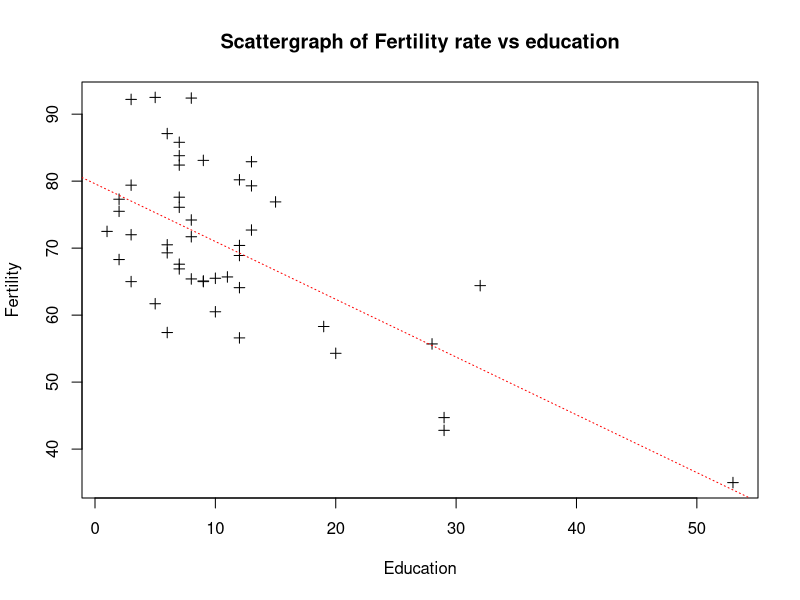

Generate this figure with R:
#CS1B Y2 Assignment

#-------------------------------------------------------------
#Y2.1
#-------------------------------------------------------------

#(i) Test equal variances

A <- c(55.4,53.2,56.0,50.1,51.8)
B <- c(49.2,47.9,52.2,50.8,48.3)

var.test(A,B)

#p-value of 0.5576
#Insufficient evidence to reject H0.  Variances equal.

#(ii) Test whether mean of A greater than mean of B

#Since the variances can be considered equal - use the equal variance t test

t.test(A,B,var.equal=TRUE,alt="greater")

#p-value of 0.01446
#Sufficient evidence to reject H0.  Brand A covers a greater area than Brand B.

#(iii) Non-parametric test

ObsT <- mean(A)-mean(B)
ObsT

results <- c(A,B)

index <- 1:length(results)

p<-combn(index,length(A))

n <- ncol(p)

dif<-rep(0,n)

for (i in 1:n) 
{dif[i]<-mean(results[p[,i]])-mean(results[-p[,i]])}

length(dif[dif>=ObsT])/length(dif)

#empirical p-value is 0.01984127
#Sufficient evidence to reject H0.  Brand A covers a greater area than Brand B.

#-------------------------------------------------------------
#Y2.2
#-------------------------------------------------------------

#distribution variance
dvar <- 400

#prior mean and variance
pmean <- 270
pvar <- 225

#number of years
n <- 5

xp <- rep(0,1000)
set.seed(13)
for (i in 1:1000)
{mu <- rnorm(1,pmean,sqrt(pvar))
x <- rnorm(n,mu,sqrt(dvar))
xp[i] <- (sum(x)/dvar + pmean/pvar)/(n/dvar + 1/pvar)}

mean(xp)

#answer:269.2377

#-------------------------------------------------------------
#Y2.3
#-------------------------------------------------------------

#(i) correlation

cor(swiss,method="spearman")

# Agriculture 0.2426643, Examination -0.66090300, Education -0.44325769,  
# Catholic 0.41364556, Infant.Mortality  0.4371367

#(ii) Scattergraph

attach(swiss)
plot(Education,Fertility,pch=3,main="Scattergraph of Fertility rate vs education")

#(iii)(a) Fit linear regression model

model <- lm(Fertility~Education)
summary(model)

#intercept parameter = 79.6101 and slope parameter = -0.8624
#The p-values are both very significant indicating that the parameters are non-zero

#(iii)(b) Add regression line

abline(model,col="red",lty=3)

#(iii)(c) Problem with model

#R2 = 0.4406   (adjusted R2 = 0.4282)

#The low coefficient of determination is due to the large spread of results
#There are also very few provinces with high levels of education 

#(iv) Residual and 90% confidence interval for 42nd province

resid(model)[42]

#answer: 12.38515

#90% confidence interval
newdata <- data.frame(Agriculture=17.6,Examination=35,Education=32,Catholic=16.92,Infant.Mortality=23.0)

#or since it only has Education in the model we could use:
newdata <-data.frame(Education=32)

predict(model,newdata,interval="prediction",level=0.9)

#answer: (35.2, 68.8)

#(v) Forward selection

#starting model: Education with adjusted R2 = 0.4282

#add 2nd covariate
fit1a <- update(model,.~.+Agriculture)
summary(fit1a)
#adjusted R2 = 0.4242 worse

fit1b <- update(model,.~.+Catholic)
summary(fit1b)
#adjusted R2 = 0.5552 best

fit1c <- update(model,.~.+Examination)
summary(fit1c)
#adjusted R2 = 0.483 better

fit1d <- update(model,.~.+Infant.Mortality)
summary(fit1d)
#adjusted R2 = 0.545 better

#so fit1b improves the adjusted R2 the most and has all parameters significant

#add 3rd covariate
fit2a <- update(fit1b,.~.+Agriculture)
summary(fit2a)
#adjusted R2 = 0.6173 better

fit2b <- update(fit1b,.~.+Examination)
summary(fit2b)
#adjusted R2 = 0.5452 better

fit2c <- update(fit1b,.~.+Infant.Mortality)
summary(fit2c)
#adjusted R2 = 0.639 best

#so fit2c improves the adjusted R2 the most and has all parameters significant

#add 4th covariate
fit3a <- update(fit2c,.~.+Agriculture)
summary(fit3a)
#adjusted R2 = 0.6707 best

fit3b <- update(fit2c,.~.+Examination)
summary(fit3b)
#adjusted R2 = 0.6319 worse

#so fit3a improves the adjusted R2 the most and has all parameters significant

#add 5th covariate
fit4a <- update(fit3a,.~.+Examination)
summary(fit4a)
#adjusted R2 = 0.671 marginally better - but not all parameters significant

#add first Education interaction term
fit5a <- update(fit3a,.~.+Education:Agriculture)
summary(fit5a)
#adjusted R2 = 0.6628 worse

fit5b <- update(fit3a,.~.+Education:Catholic)
summary(fit5b)
#adjusted R2 = 0.699 best

#Examination was not a main effect and so should not be considered for interaction

fit5c <- update(fit3a,.~.+Education:Infant.Mortality)
summary(fit5c)
#adjusted R2 = 0.6779 better

#so fit5b improves the adjusted R2 the most and has all parameters significant

#add second Education interaction term

fit6a <- update(fit5b,.~.+Education:Agriculture)
summary(fit6a)
#adjusted R2 = 0.6917 worse

#Examination was not a main effect and so should not be considered for interaction

fit6b <- update(fit5b,.~.+Education:Infant.Mortality)
summary(fit6b)
#adjusted R2 = 0.6957 worse

#do not add any more covariates
#final model is fit5b

#Note, it is usual to double check that main effects which weren't significant before
#interaction terms were added are still not significant.
#If students check +Examination again they see it has an 
#adjusted R2 = 0.7073 which is slightly better - but not all parameters significant
#so again it won't be added

#(vi)(a) Residual and 90% confidence interval 

resid(fit5b)[42]
fit5b$resid[42]
#answer: 3.568406

#90% confidence interval
newdata <- data.frame(Agriculture=17.6,Examination=35,Education=32,Catholic=16.92,Infant.Mortality=23.0)

predict(fit5b,newdata,interval="prediction",level=0.9)

#answer: (47.6, 74.1)

#(vi)(b) Comment

#For the second model, the residual is smaller and the confidence interval is narrower 
#both indicate that the model is a better fit